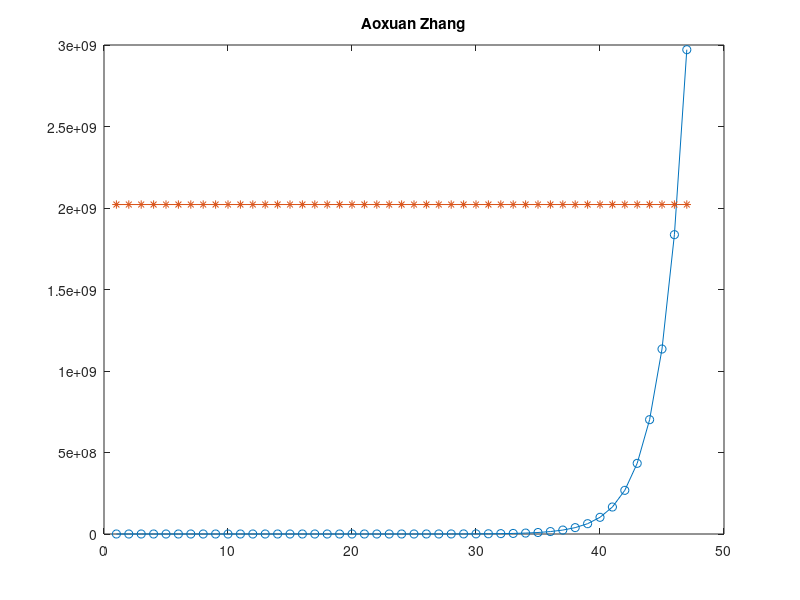

Source code (MATLAB):
clear; clf 
SI=2021320050;
x(1)=1;
x(2)=1;
flag=0;
i=1;
while flag ==0
    x(i+2)=x(i+1)+x(i);
if (SI - x(i+2))*(SI+x(i+1))<=0
    flag=1;
end
i=i+1
end
x
plot(x,'o-');hold on
plot(0*x+SI,'*-');
title('Aoxuan Zhang')